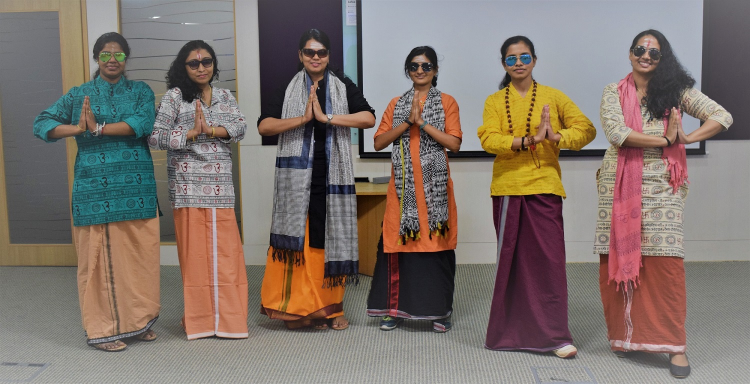
#> input picture Seg/test_images/t2.jpg, 1500 x 767 px (shown at 1/2 size)
$ python detectFaces.py test_images/t2.jpg
#> lines starting #> are read from the running program, lines starting #| are printed output that depends on the picture; after the words box and inside, x2 and y2 are one past the last pixel; in counts of white or black regions, pixels touching at a corner belong together
#> further down, img is the input picture: shape (767, 1500, 3); mean B, G, R 108.9, 115.8, 128.1
### Seg/image_resize.py
import cv2

def resize(image, width = None, height = None, inter = cv2.INTER_AREA):
#> called with width = 1200, inter = 3
    dim = None
    (h,w) = image.shape[:2]
#> h = 767; w = 1500

    if width is None and height is None:
        return image

    if not width:
        r = height / float(h)
        dim = (int(w * r), height)

    else:
        r = width / float(w)
#> r = 0.8
        dim = (width, int(h * r))
#> dim = (1200, 613)

    resized = cv2.resize(image, dim, interpolation=inter)
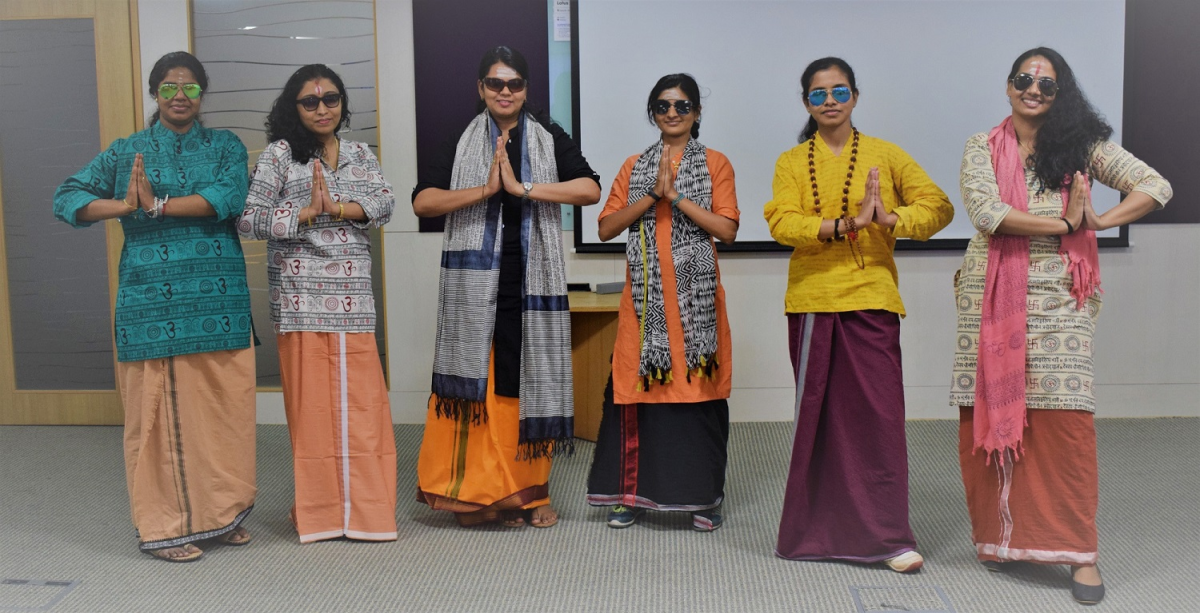
#> resized: shape (613, 1200, 3); mean B, G, R 108.9, 115.8, 128.1

    return resized

### Seg/detectFaces.py
import cv2, numpy as np
import imutils
import sys
import image_resize as ir

def detectFace(image, cascade):
#> called with cascade = 'haarcascade_frontalface_default.xml'
    img_copy = np.copy(image)
    gray = cv2.cvtColor(image, cv2.COLOR_BGR2GRAY)
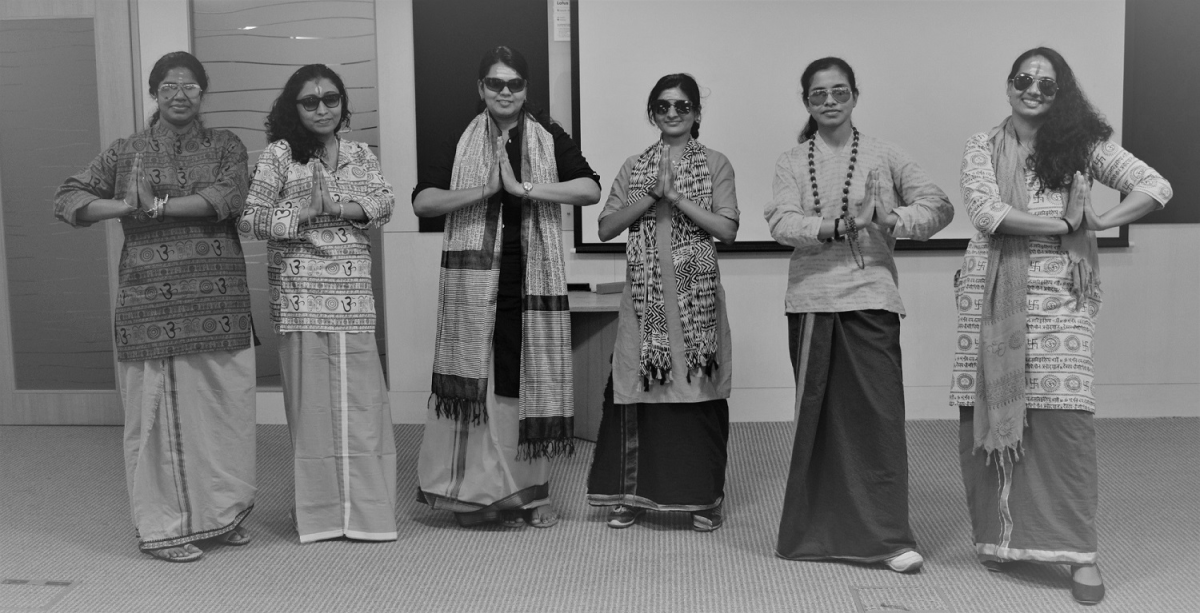
#> gray: shape (613, 1200); min 1, max 246, mean 118.7

    face_cascade = cv2.CascadeClassifier(cascade)

    faces = face_cascade.detectMultiScale(gray, scaleFactor=1.2, minNeighbors=5 )
#> faces = [[477, 64, 56, 56], [154, 65, 54, 54], [643, 84, 59, 59], [798, 69, 63, 63], [291, 78, 60, 60]]

    if (len(faces) == 0):
        return None, None
    else:
        print ("Faces found ", len(faces))
#| Faces found  5

    for (x, y, w, h) in faces:
        cv2.rectangle(img_copy, (x, y), (x+w, y+h), (0, 255, 0), 2)
#> this loop made 5 passes
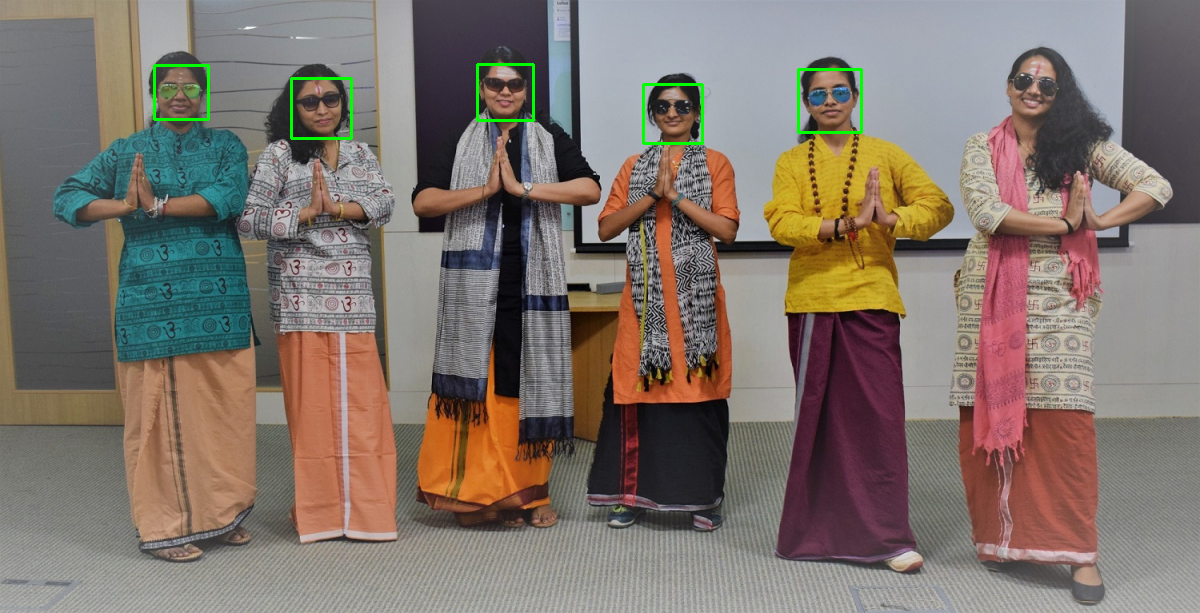
#> img_copy: shape (613, 1200, 3); 0.47% of pixels changed, all inside (x1, y1, x2, y2) = (153, 63, 863, 145)

    return img_copy

def pre_process(image):
    equalized = eh.eqhist(image)
    return equalized

def main():
    pass

if __name__ == "__main__":

    hcasc = "haarcascade_frontalface_default.xml"

    image = "./test_images/t2.jpg"  # sys.argv[1]

    img = cv2.imread(image)
    img = ir.resize(img, width=1200)

    detected = detectFace(img, hcasc)

    cv2.imshow('detected', detected)
    cv2.waitKey(0)

$ run again, with Seg/test_images/t3.jpg copied over Seg/test_images/t2.jpg
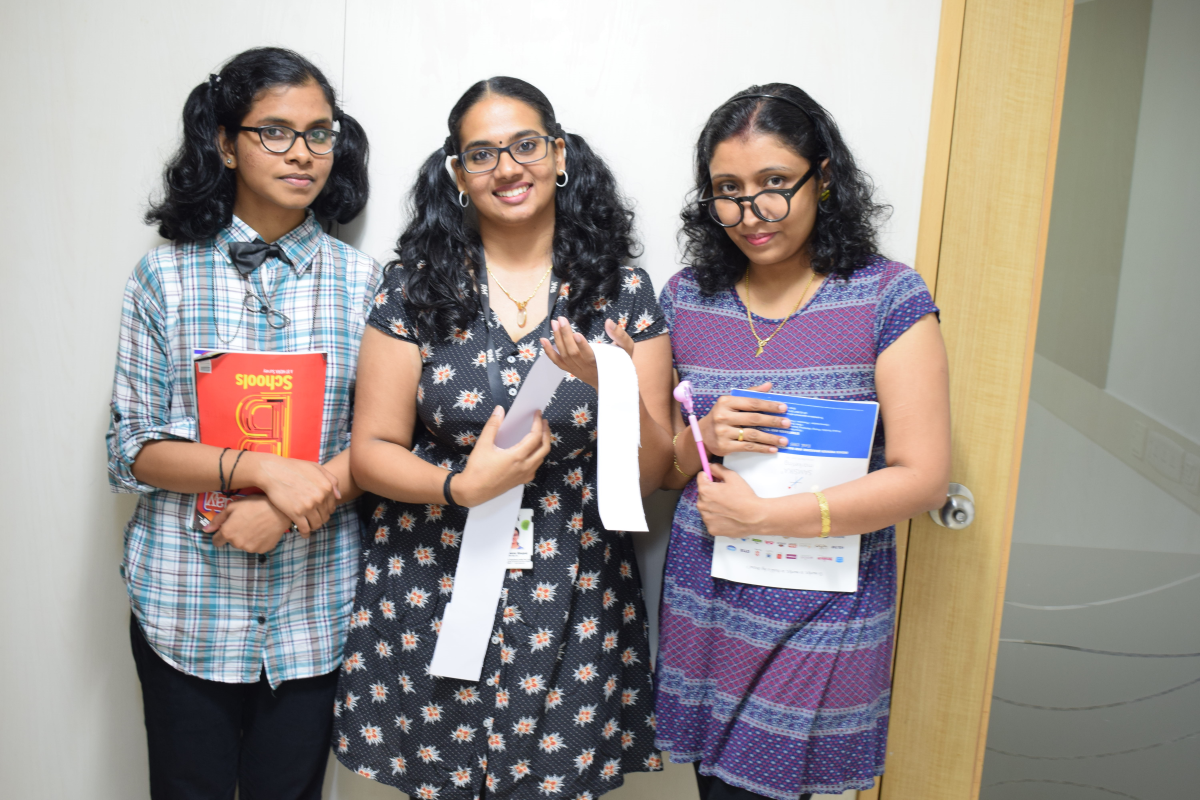
#> input picture Seg/test_images/t3.jpg, 6000 x 4000 px (shown at 1/5 size)
#> img is the input picture: shape (4000, 6000, 3); mean B, G, R 144.1, 148.3, 156.2
#> in detectFace, `gray = cv2.cvtColor(image, cv2.COLOR_BGR2GRAY)`:
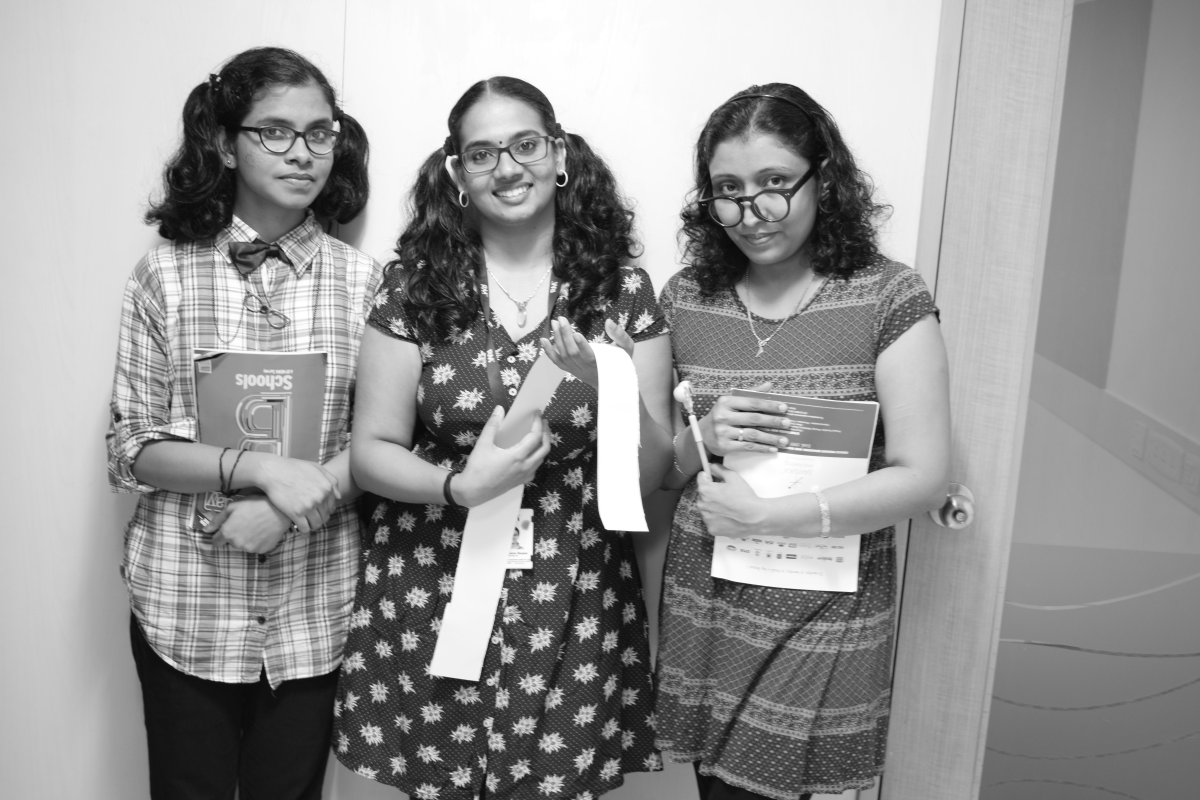
#> gray: shape (800, 1200); min 9, max 255, mean 150.2
#> faces = [[236, 87, 119, 119], [447, 102, 121, 121], [695, 136, 127, 127]]
#| Faces found  3
#> the loop in detectFace, `for (x, y, w, h) in faces:` made 3 passes
#> after the loop in detectFace, `for (x, y, w, h) in faces:`:
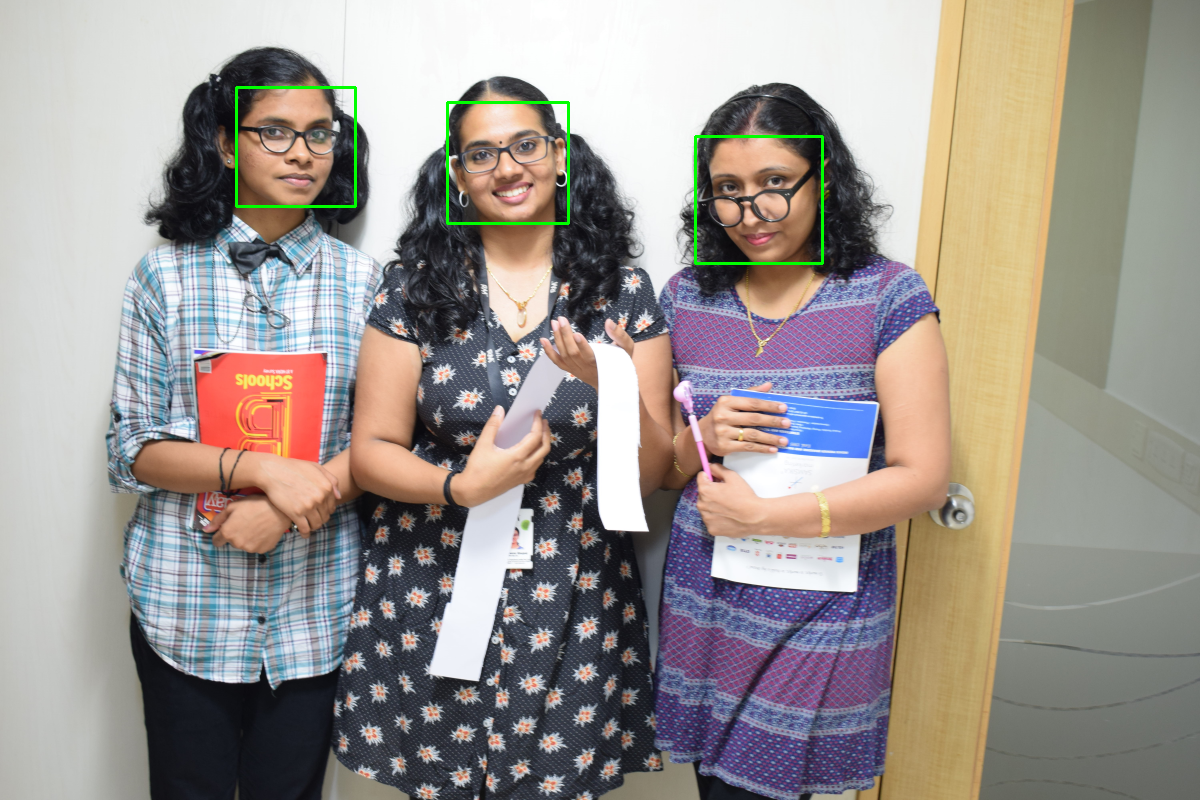
#> img_copy: shape (800, 1200, 3); mean B, G, R 143.8, 149.1, 155.7
